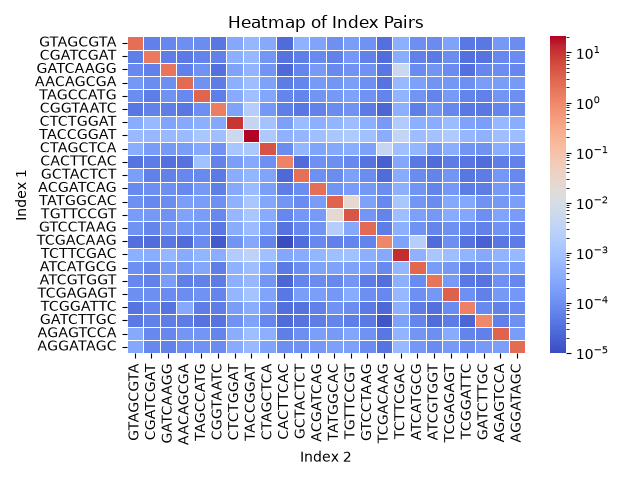

Reproduce this figure in Python.
#!/usr/bin/env python

import matplotlib.pyplot as plt
import matplotlib.colors as mcolors
import numpy as np
import seaborn as sns

index_file = "/projects/bgmp/shared/2017_sequencing/indexes.txt"

indexes = []
with open(index_file, "r") as f:
    for i, line in enumerate(f):
        if i == 0:
            continue
        indexes.append(line.strip("\n").split("\t")[4])

counts = np.empty([24, 24])

with open("results.tsv", "r") as f:
    for i, line in enumerate(f):
        if i == 0:
            continue
        line = line.strip("\n").split("\t")

        index1, index2 = line[0].split("-")

        counts[indexes.index(index1), indexes.index(index2)] = int(line[1]) / 363246735 * 100

fig, ax = plt.subplots()

sns.heatmap(counts, xticklabels=indexes, yticklabels=indexes,
            norm=mcolors.LogNorm(), cmap="coolwarm", linewidths=0.5)

plt.ylabel("Index 1")
plt.xlabel("Index 2")
ax.set_title("Heatmap of Index Pairs")
fig.tight_layout()
plt.savefig("heatmap.png")
